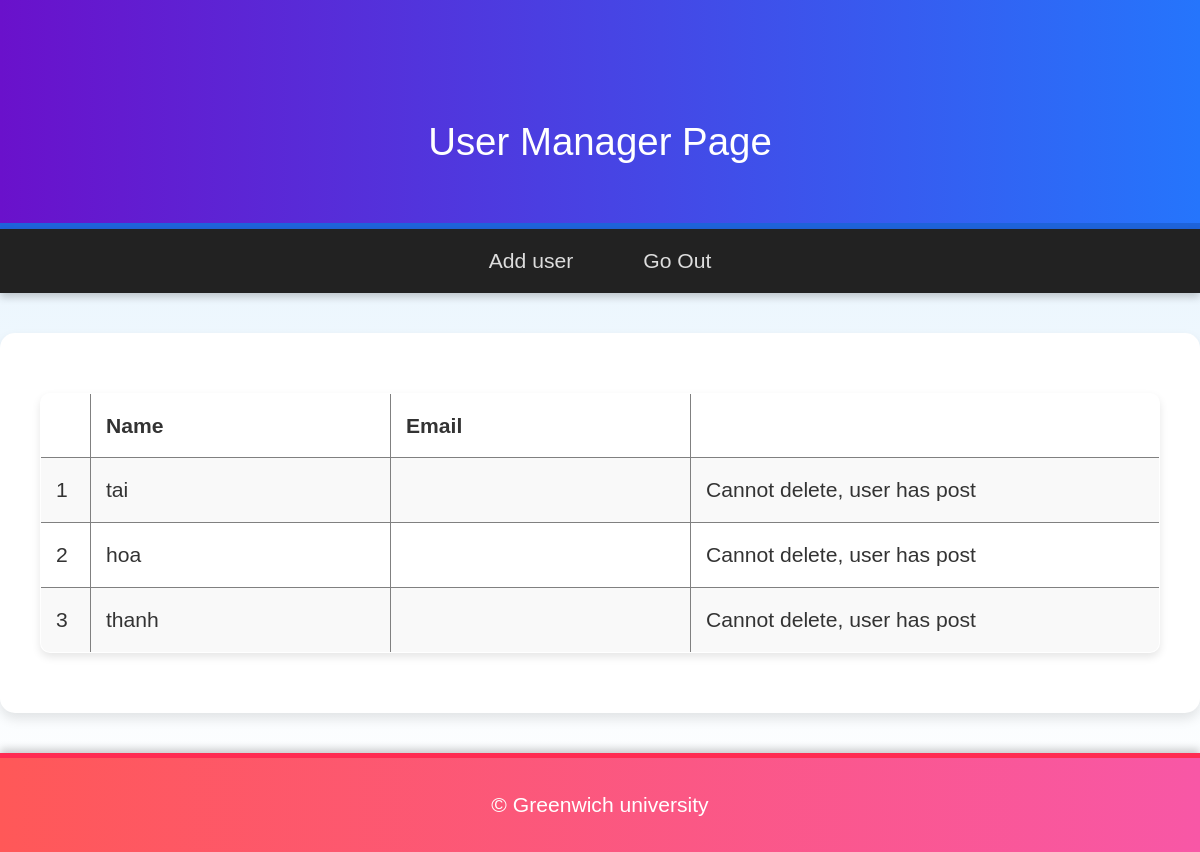
Screenshot of /admin/user.php with the database file from the repository.
### tables this page shows
CREATE TABLE `user` (
  `id` int(11) NOT NULL,
  `name` varchar(128) NOT NULL,
  `email` varchar(255) NOT NULL,
  `password` varchar(255) NOT NULL
);

### admin/user.php (called while the page is built, shortened)
<?php
try {
    include '../include/DatabaseConnection.php';
    include '../include/DatabaseFunction.php';
    $user = allUsers($pdo);
    include '../teamplates/user.html.php';
} catch (PDOException $e) {
    $title = 'An error has occured';
    $output = 'Database error: ' . $e->getMessage();
}
include 'teamplates/user_layout.html.php';
?>

### include/DatabaseFunction.php (called while the page is built, shortened)
<?php
function query($pdo, $sql, $parameters = []) {
    $query = $pdo->prepare($sql);
    $query->execute($parameters);
    return $query;
}
    function allUsers($pdo) {
        $users = query($pdo, 'SELECT * FROM user');
        return $users->fetchALL();
}
function userHasPosts($pdo, $userId) {
    $sql = 'SELECT COUNT(*) FROM post WHERE userid = :userid';
    $parameters = [':userid' => $userId];
    $query = query($pdo, $sql, $parameters);
    $count = $query->fetchColumn();
    return $count > 0;
}

### templates/user.html.php (the view, shortened to what this page needs)
<table border='1px'>
    <tr>
        <th></th>
        <th>Name</th>
        <th>Email</th>
    </tr>
    <?php
    $count = 1;
    foreach($user as $user):  $userHasPosts = userHasPosts($pdo, $user['id']);
    ?>
        <tr>
            <td width="50px"><?= $count++; ?></td>
            <td width="300px"><?= htmlspecialchars($user['name'], ENT_QUOTES, 'UTF-8') ?></td>
            <td width="300px"><?= htmlspecialchars($user['email'], ENT_QUOTES, 'UTF-8') ?></td>
            <td>
            <?php if ($userHasPosts): ?>
                    <span>Cannot delete, user has post</span>
                <?php endif; ?>
            </td>
        </tr>
    <?php endforeach; ?>
</table>

### templates/user.css (style rules this page uses)
* { margin: 0; padding: 0; box-sizing: border-box; }
body { font-family: "Poppins", Arial, sans-serif; background: linear-gradient(to bottom, #e3f2fd, #ffffff); color: #333; line-height: 1.6; font-size: 1.2em; }
table { width: 100%; border-collapse: collapse; margin: 20px 0; font-size: 1.1em; box-shadow: 0 4px 8px rgba(0, 0, 0, 0.1); border-radius: 10px; overflow: hidden; }
table th, table td { padding: 15px; text-align: left; }
table tr:nth-child(even) { background: #f9f9f9; }

### rows the page displays
user: name "tai", shows "Cannot delete, user has post"
user: name "hoa", shows "Cannot delete, user has post"
user: name "thanh", shows "Cannot delete, user has post"
